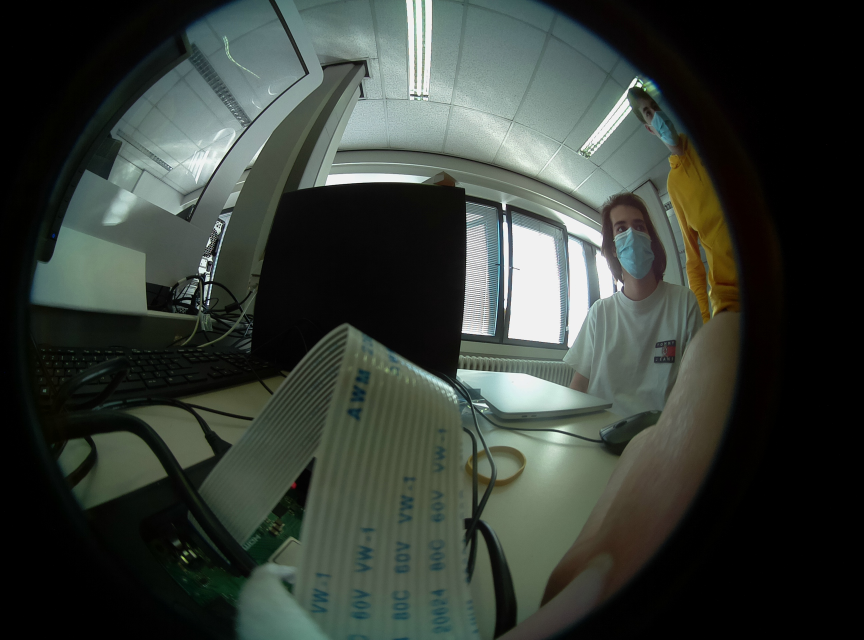
#> input picture Verzameling van de Codes/Projections/comp-left.jpg, 2592 x 1920 px, found by its file name (shown at 1/3 size)
$ python projection.py
#> lines starting #> are read from the running program, lines starting #| are printed output that depends on the picture
import numpy as np
import cv2
import time
import os


img_dir = r'Verzameling van de Codes\Projections'


# img = cv2.imread(r'Verzameling van de Codes\Projections\fisheye-210.jpg')
# FISHEYE_DICT = {
#     'image': img,
#     'aperture_rad': 210 * np.pi/180,
#     'img_height': img.shape[:2][0],
#     'img_width': img.shape[:2][1],
#     'radius': 1024,
#     'center_x': 1024,
#     'center_y': 1024+96,
#     'output_path': r'Verzameling van de Codes\Projections\fisheye-output.jpg',
# }

img = cv2.imread(os.path.join(img_dir, 'comp-left.jpg'))
#> img is the input picture: shape (1920, 2592, 3); mean B, G, R 56.4, 62.8, 55.9
COMPLEFT_DICT = {
    'name': "comp-left",
    'image': img,
    'aperture_rad': 200 * np.pi/180,
    'img_height': img.shape[:2][0],     #2592
    'img_width': img.shape[:2][1],      #1920
    'radius': 1070,       # mistakes in radius do not matter, as long as radius/aperture is right
    'center_x': 1150,
    'center_y': 970,
    'output_path': os.path.join(img_dir, 'comp-left-output.jpg'),
}

img = cv2.imread(os.path.join(img_dir, 'comp-right.jpg'))
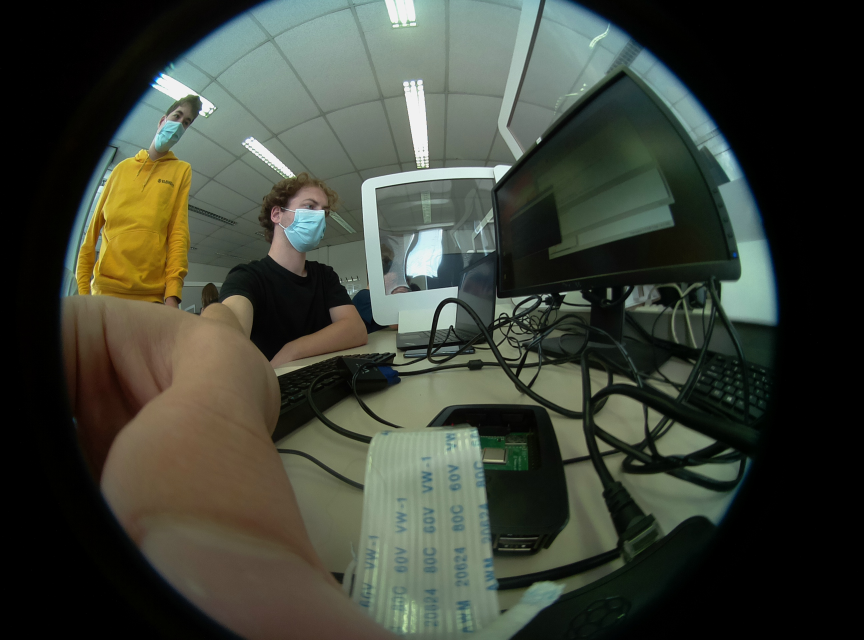
#> input picture Verzameling van de Codes/Projections/comp-right.jpg, 2592 x 1920 px, found by its file name (shown at 1/3 size)
#> img is the input picture: shape (1920, 2592, 3); mean B, G, R 55.8, 66.5, 61.7
COMPRIGHT_DICT = {
    'name': "comp-right",
    'image': img,
    'aperture_rad': 200 * np.pi/180,
    'img_height': img.shape[:2][0],
    'img_width': img.shape[:2][1],
    'radius': 1070,     #1078
    'center_x': 1256,
    'center_y': 970,
    'output_path': os.path.join(img_dir, 'comp-right-output.jpg'),
}

img = cv2.imread(os.path.join(img_dir, 'gang_left.jpg'))
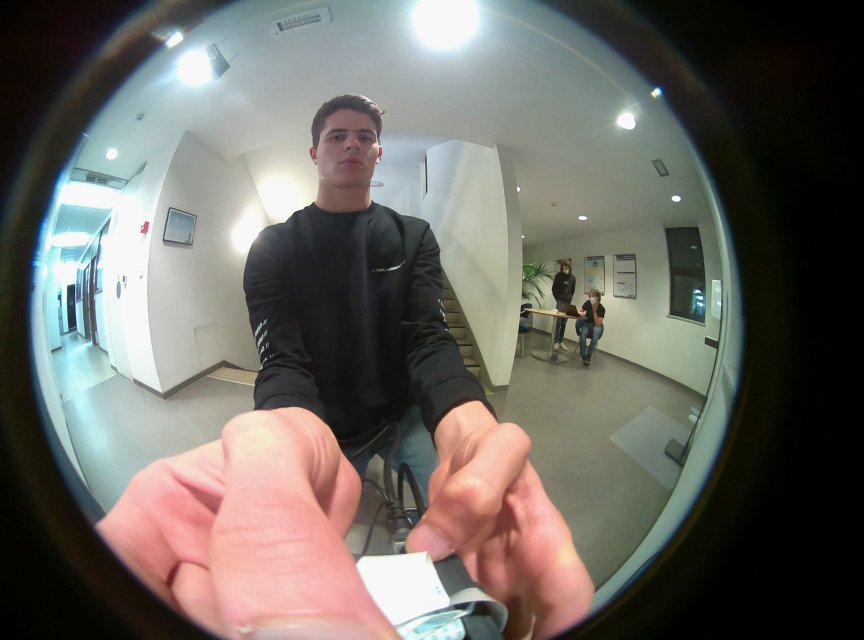
#> input picture Verzameling van de Codes/Projections/gang_left.jpg, 2592 x 1920 px, found by its file name (shown at 1/3 size)
#> img is the input picture: shape (1920, 2592, 3); mean B, G, R 98.9, 104.9, 108
GANGLEFT_DICT = {
    'name': "gang-left",
    'image': img,
    'aperture_rad': 200 * np.pi/180,
    'img_height': img.shape[:2][0],
    'img_width': img.shape[:2][1],
    'radius': 1070,     #1078
    'center_x': 1160,
    'center_y': 957,
    'a_up': 0,
    'a_right': 0,
    'output_path': os.path.join(img_dir, 'gang-left-output.jpg'),
}

img = cv2.imread(os.path.join(img_dir, 'gang_right.jpg'))
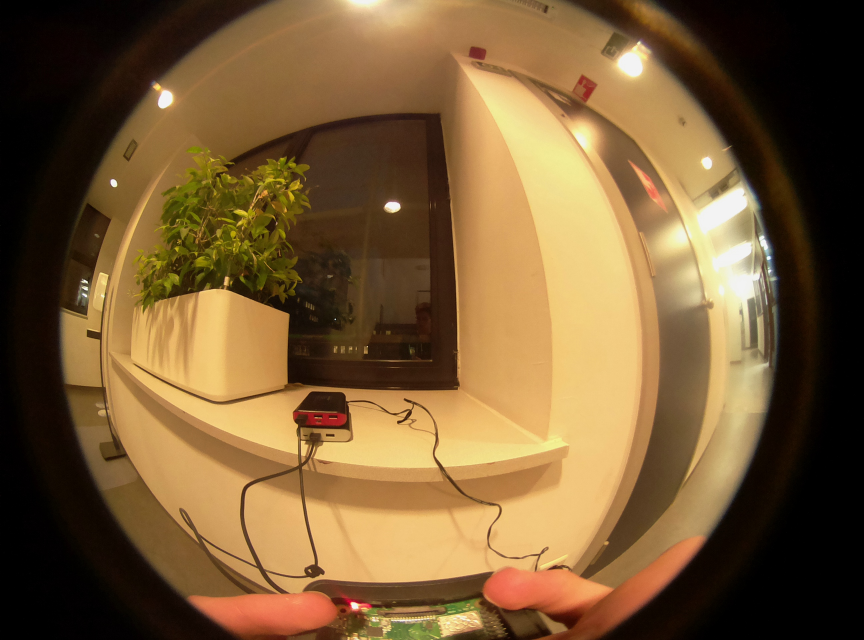
#> input picture Verzameling van de Codes/Projections/gang_right.jpg, 2592 x 1920 px, found by its file name (shown at 1/3 size)
#> img is the input picture: shape (1920, 2592, 3); mean B, G, R 54.4, 92.4, 121.5
GANGRIGHT_DICT = {
    'name': "gang-right",
    'image': img,
    'aperture_rad': 200 * np.pi/180,
    'img_height': img.shape[:2][0],
    'img_width': img.shape[:2][1],
    'radius': 1070,     #1078
    'center_x': 1257,
    'center_y': 940,
    'a_up': 0,
    'a_right': 0,
    'output_path': os.path.join(img_dir, 'gang-right-output.jpg'),
}

img = cv2.imread(os.path.join(img_dir, '49_left.png'))
LEFT49_DICT = {
    'name': "left49",
    'image': img,
    'aperture_rad': 200 * np.pi/180,
#> (the run stopped early here; a loop or call above may not have finished)
